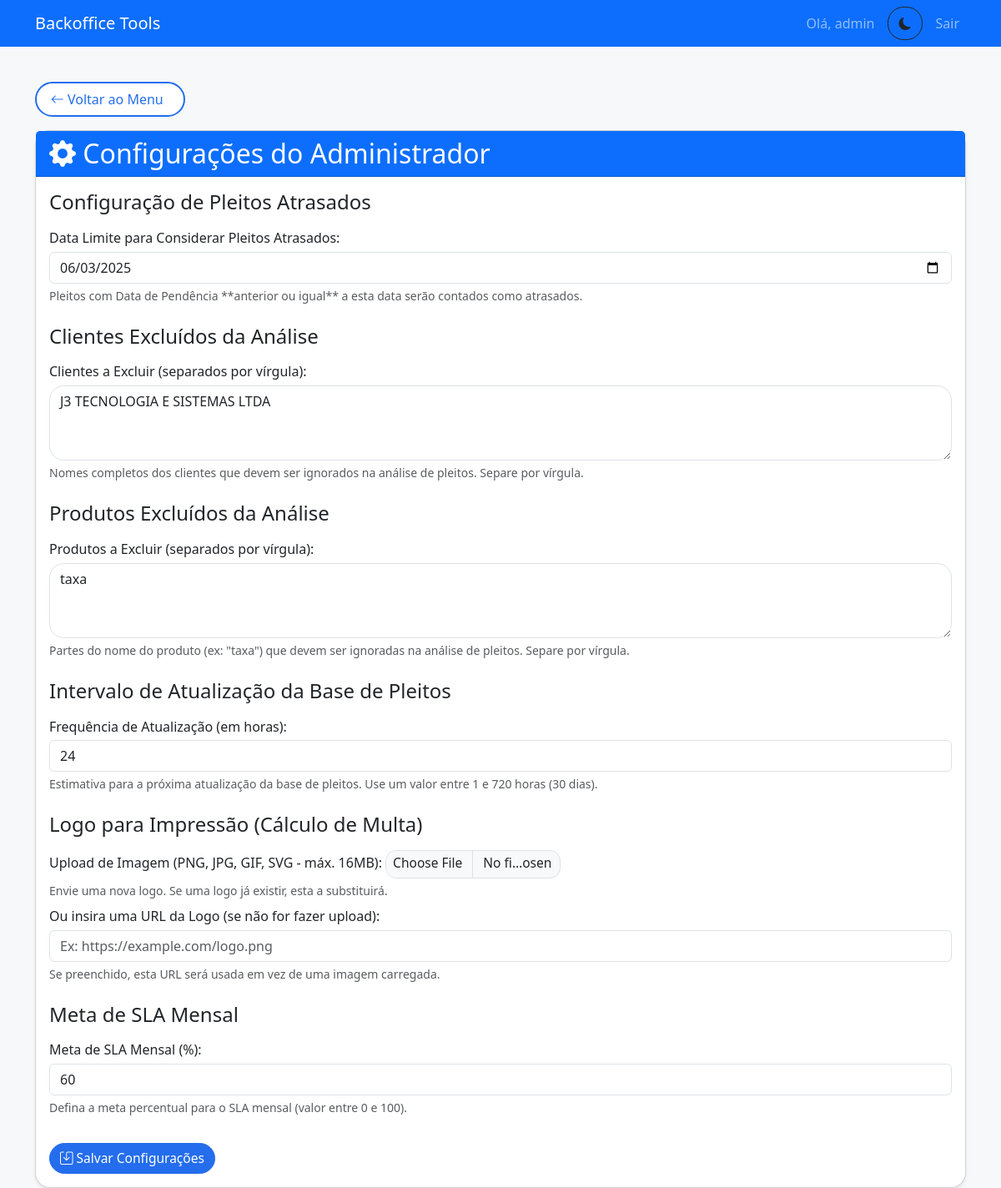
The app's page /admin_settings (signed in), older data.
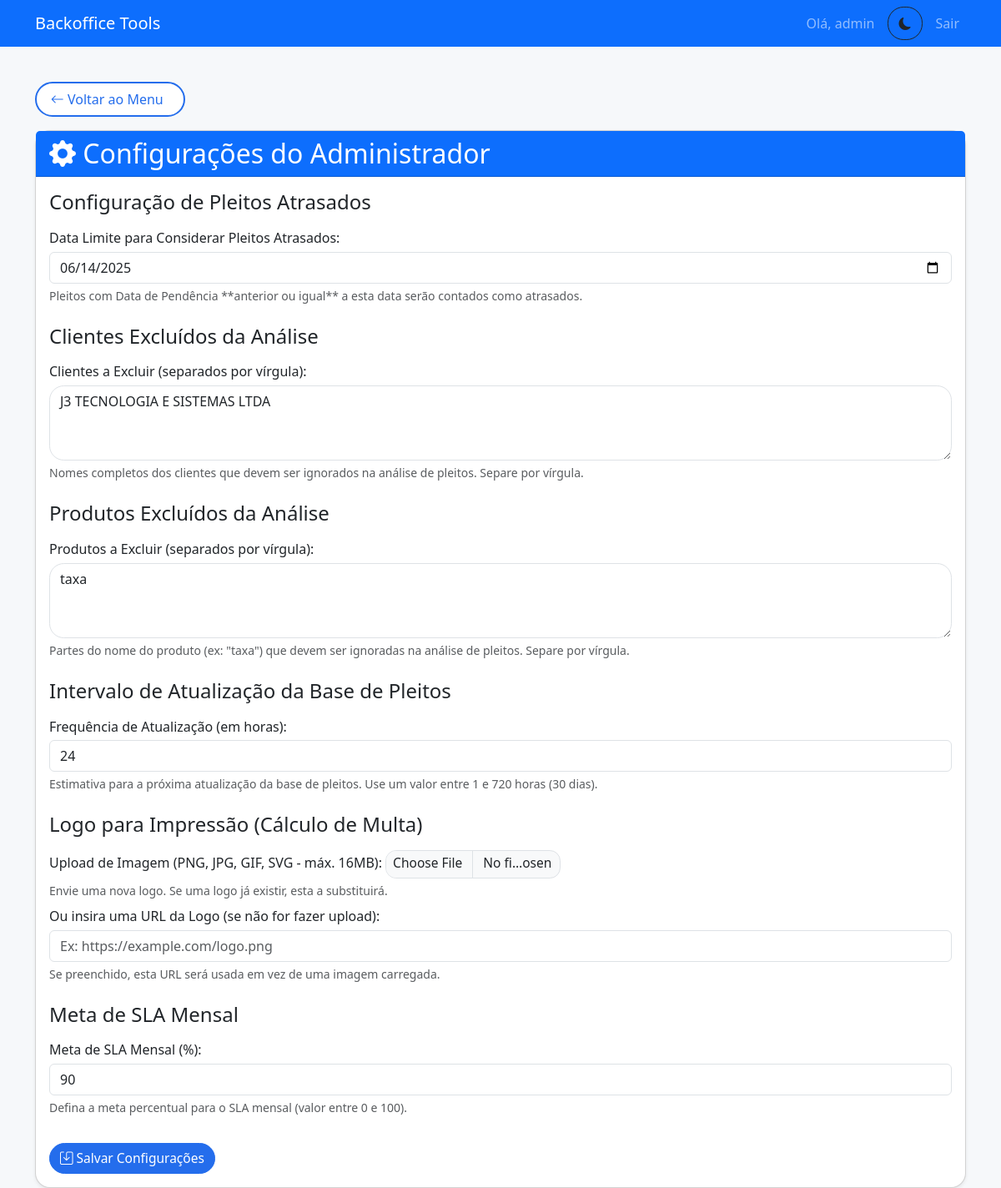
The same page, newer data.
### models.py (models this page shows, shortened)
class Configuracao(db.Model):
    id = db.Column(db.Integer, primary_key=True)
    chave = db.Column(db.String(100), unique=True, nullable=False)
    valor = db.Column(db.String(255), nullable=True)
    tipo = db.Column(db.String(50), nullable=True)
    descricao = db.Column(db.Text, nullable=True)

### app.py (the view, shortened to what this page needs)
@app.route('/admin_settings', methods=['GET', 'POST'])
@permission_required('can_manage_users') # Apenas Admin pode acessar configurações gerais
def admin_settings():
    config_atraso = Configuracao.query.filter_by(chave='data_limite_pleitos_atrasados').first()
    data_limite_atraso = config_atraso.valor if config_atraso else (datetime.now() - timedelta(days=30)).strftime('%Y-%m-%d') # Valor padrão se não existir
    config_clientes_excluidos = Configuracao.query.filter_by(chave='clientes_excluidos').first()
    clientes_excluidos = json.loads(config_clientes_excluidos.valor) if config_clientes_excluidos and config_clientes_excluidos.valor else []
    clientes_excluidos_str = ", ".join(clientes_excluidos)
    config_produtos_excluidos = Configuracao.query.filter_by(chave='produtos_excluidos').first()
    produtos_excluidos = json.loads(config_produtos_excluidos.valor) if config_produtos_excluidos and config_produtos_excluidos.valor else []
    produtos_excluidos_str = ", ".join(produtos_excluidos)
    config_intervalo_atualizacao = Configuracao.query.filter_by(chave='intervalo_atualizacao_base_horas').first()
    intervalo_atualizacao_horas = config_intervalo_atualizacao.valor if config_intervalo_atualizacao else "24" # Padrão
    config_logo_impressao = Configuracao.query.filter_by(chave='logo_impressao_url').first()
    logo_impressao_url = config_logo_impressao.valor if config_logo_impressao else ""
    config_sla_meta = Configuracao.query.filter_by(chave='sla_meta_percentual').first()
    sla_meta_percentual = config_sla_meta.valor if config_sla_meta else "90" # Padrão
    return render_template(
        'admin_settings.html',
        data_limite_atraso=data_limite_atraso,
        clientes_excluidos_str=clientes_excluidos_str,
        produtos_excluidos_str=produtos_excluidos_str,
        intervalo_atualizacao_horas=intervalo_atualizacao_horas,
        logo_impressao_url=logo_impressao_url,
        sla_meta_percentual=sla_meta_percentual # NOVO
    )

### app.py (called while the page is built)
def permission_required(permission_name):
    def decorator(f):
        @wraps(f)
        def decorated_function(*args, **kwargs):
            if 'username' not in session:
                flash('Você precisa estar logado para acessar esta funcionalidade.', 'danger')
                return redirect(url_for('login'))
            user = User.query.filter_by(username=session['username']).first()
            if user and hasattr(user.role, permission_name) and getattr(user.role, permission_name):
                return f(*args, **kwargs)
            else:
                flash('Você não tem permissão para realizar esta ação ou acessar esta página.', 'danger')
                return redirect(url_for('menu')) # Ou abort(403)
        return decorated_function
    return decorator

### templates/admin_settings.html (shortened to what this page needs)
{% extends "base.html" %}
{% block content %}
<a href="{{ url_for('menu') }}" class="btn btn-outline-primary mb-3">
    <i class="bi bi-arrow-left"></i> Voltar ao Menu
</a>
<div class="card shadow-sm">
    <div class="card-header bg-primary text-white">
        <h2 class="mb-0">
            <i class="bi bi-gear-fill"></i> Configurações do Administrador
        </h2>
    </div>
    <div class="card-body">
        <form method="POST" action="{{ url_for('admin_settings') }}" enctype="multipart/form-data">
            <h4 class="mb-3">Configuração de Pleitos Atrasados</h4>
            <div class="mb-3">
                <label for="data_limite_pleitos_atrasados" class="form-label">
                    Data Limite para Considerar Pleitos Atrasados:
                </label>
                <input type="date" class="form-control" id="data_limite_pleitos_atrasados"
                       name="data_limite_pleitos_atrasados"
                       value="{{ data_limite_atraso }}" required>
                <div class="form-text">
                    Pleitos com Data de Pendência **anterior ou igual** a esta data serão contados como atrasados.
                </div>
            </div>
            <h4 class="mb-3 mt-4">Clientes Excluídos da Análise</h4>
            <div class="mb-3">
                <label for="clientes_excluidos_input" class="form-label">
                    Clientes a Excluir (separados por vírgula):
                </label>
                <textarea class="form-control" id="clientes_excluidos_input"
                          name="clientes_excluidos_input" rows="3"
                          placeholder="Ex: CLIENTE A, CLIENTE B, CLIENTE C">{{ clientes_excluidos_str }}</textarea>
                <div class="form-text">
                    Nomes completos dos clientes que devem ser ignorados na análise de pleitos. Separe por vírgula.
                </div>
            </div>
            <h4 class="mb-3 mt-4">Produtos Excluídos da Análise</h4>
            <div class="mb-3">
                <label for="produtos_excluidos_input" class="form-label">
                    Produtos a Excluir (separados por vírgula):
                </label>
                <textarea class="form-control" id="produtos_excluidos_input"
                          name="produtos_excluidos_input" rows="3"
                          placeholder="Ex: TAXA DE SERVICO, PRODUTO OBSOLETO">{{ produtos_excluidos_str }}</textarea>
                <div class="form-text">
                    Partes do nome do produto (ex: "taxa") que devem ser ignoradas na análise de pleitos. Separe por vírgula.
                </div>
            </div>
            <h4 class="mb-3 mt-4">Intervalo de Atualização da Base de Pleitos</h4>
            <div class="mb-3">
                <label for="intervalo_atualizacao_base_horas" class="form-label">
                    Frequência de Atualização (em horas):
                </label>
                <input type="number" class="form-control" id="intervalo_atualizacao_base_horas"
                       name="intervalo_atualizacao_base_horas" min="1" max="720"
                       value="{{ intervalo_atualizacao_horas }}" required>
                <div class="form-text">
                    Estimativa para a próxima atualização da base de pleitos. Use um valor entre 1 e 720 horas (30 dias).
                </div>
            </div>
            <h4 class="mb-3 mt-4">Logo para Impressão (Cálculo de Multa)</h4>
            <div class="mb-3">
                <label for="logo_impressao_file" class="form-label">
                    Upload de Imagem (PNG, JPG, GIF, SVG - máx. 16MB):
                </label>
                <input type="file" class="form-control" id="logo_impressao_file"
                       name="logo_impressao_file" accept=".png,.jpg,.jpeg,.gif,.svg">
                <div class="form-text mb-2">
                    Envie uma nova logo. Se uma logo já existir, esta a substituirá.
                </div>
                <label for="logo_impressao_url_manual" class="form-label">
                    Ou insira uma URL da Logo (se não for fazer upload):
                </label>
                <input type="text" class="form-control" id="logo_impressao_url_manual"
                       name="logo_impressao_url_manual" placeholder="Ex: https://example.com/logo.png"
                       value="{{ logo_impressao_url }}">
                <div class="form-text mb-2">
                    Se preenchido, esta URL será usada em vez de uma imagem carregada.
                </div>
            </div>
            <h4 class="mb-3 mt-4">Meta de SLA Mensal</h4>
            <div class="mb-3">
                <label for="sla_meta_percentual" class="form-label">
                    Meta de SLA Mensal (%):
                </label>
                <input type="number" class="form-control" id="sla_meta_percentual"
                       name="sla_meta_percentual" min="0" max="100"
                       value="{{ sla_meta_percentual }}" required>
                <div class="form-text">
                    Defina a meta percentual para o SLA mensal (valor entre 0 e 100).
                </div>
            </div>
            <button type="submit" class="btn btn-primary mt-3">
                <i class="bi bi-save"></i> Salvar Configurações
            </button>
        </form>
    </div>
</div>
{% endblock %}

### templates/base.html (shortened to what this page needs)
<!DOCTYPE html>
<html lang="pt-BR">
<head>
    <link href="https://cdn.jsdelivr.net/npm/bootstrap@5.3.0/dist/css/bootstrap.min.css" rel="stylesheet">
    <link rel="stylesheet" href="https://cdn.jsdelivr.net/npm/bootstrap-icons@1.8.0/font/bootstrap-icons.css">
    <link rel="stylesheet" href="{{ url_for('static', filename='styles.css') }}">
</head>
<body class="{% if request.path == url_for('login') %}login-page{% endif %}">
    {% if 'username' in session or request.path == url_for('login') %}
    <nav class="navbar navbar-expand-lg navbar-dark bg-primary">
        <div class="container">
            <a class="navbar-brand" href="{{ url_for('home') }}">Backoffice Tools</a>
            <div class="navbar-nav ms-auto">
                {% if 'username' in session %}
                    <span class="navbar-text me-3">Olá, {{ session['username'] }}</span>
                    <button id="darkModeToggle" class="btn btn-sm {% if body_classes and 'dark-mode' in body_classes %}btn-outline-light{% else %}btn-outline-dark{% endif %} me-2">
                        <i class="bi {% if body_classes and 'dark-mode' in body_classes %}bi-sun-fill{% else %}bi-moon-fill{% endif %}"></i>
                    </button>
                    <a class="nav-link" href="{{ url_for('logout') }}">Sair</a>
                {% else %}
                    <button id="darkModeToggle" class="btn btn-sm btn-outline-light me-2">
                        <i class="bi bi-moon-fill"></i>
                    </button>
                {% endif %}
            </div>
        </div>
    </nav>
    {% endif %}
    <div class="container mt-4">
        {% block content %}{% endblock %}
    </div>
</body>
</html>

### static/styles.css (style rules this page uses)
body { background-color: #f6f8fa; font-family: 'Segoe UI', Arial, sans-serif; }
.card { border-radius: 18px; box-shadow: 0 2px 12px rgba(50, 60, 100, 0.07); }
.card-header { border-radius: 18px 18px 0 0; font-size: 1.15rem; font-weight: 500; }
.btn, .btn-primary, .btn-outline-primary, .btn-outline-info, .btn-outline-success, .btn-outline-warning, .btn-outline-secondary { border-radius: 1.2rem !important; font-weight: 500; font-size: 0.97rem; transition: background 0.18s; box-shadow: none !important; }
.btn-primary, .btn-outline-primary { background-color: #246dec; border-color: #246dec; color: #fff !important; }
.btn-sm { padding: 0.22rem 0.75rem; font-size: 0.94rem; border-radius: 1.2rem; }
a.btn-outline-primary.mb-3 { font-size: 1rem; padding: 0.44rem 1.5rem 0.44rem 1.05rem; border-radius: 1.7rem !important; margin-bottom: 1.3rem; margin-top: 1.1rem; background: #fff; font-weight: 500; border: 2px solid #246dec; color: #246dec !important; transition: background 0.13s, color 0.13s; }
input[type="file"].form-control { padding: 0.2rem 0.5rem; height: 2.1rem; font-size: 0.97rem; max-width: 210px; background: #f8f9fa; border-radius: 0.8rem; border: 1px solid #dee2e6; display: inline-block; margin-right: 10px; }
.form-label { font-weight: 500; margin-bottom: 0.3rem; }
.btn-edit-feriados, #btnFeriados, .btn-modal, .btn-outline-primary { background: #fff; color: #246dec !important; border: 1.5px solid #246dec; border-radius: 1.2rem !important; font-weight: 500; padding: 0.3rem 1.1rem; font-size: 0.97rem; margin-bottom: 0.3em; transition: background .15s, color .15s; }
textarea.form-control { border-radius: 1.1rem; min-height: 90px; }
.btn-outline-primary, .btn-primary, .btn-warning, .btn-success, .btn-secondary { min-width: 120px; }

### templates/base.html (style rules this page uses)
:root { --bg-light: #f8f9fa; --text-light: #212529; --card-light: #ffffff; --primary-light: #0d6efd; --secondary-light: #6c757d; --bg-dark: #121212; --text-dark: #e0e0e0; --card-dark: #1e1e1e; --primary-dark: #1a4b8c; --secondary-dark: #495057; }

Row changes from the older to the newer data that the page shows:
changed Configuracao (number 1 of 3 on the later page): data_limite_pleitos_atrasados "06/03/2025" → "06/14/2025"
changed Configuracao (number 3 of 3 on the later page): sla_meta_percentual "60" → "90"
